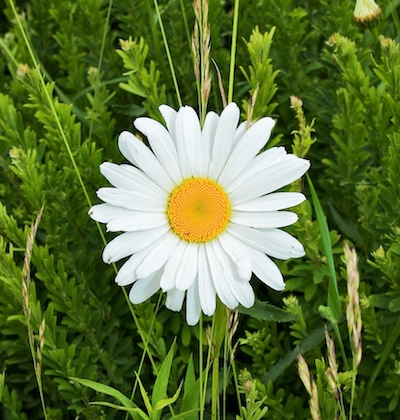
%> input picture Coursework02/Bo_Yuan_17017757/Image/flower.jpg, 400 x 420 px
$ octave Task05.m   (GNU Octave 9; MATLAB toolbox functions it lacks are replaced by stand-ins)
%> lines starting %> are read from the running program, lines starting %| are printed output that depends on the picture
### Coursework02/Bo_Yuan_17017757/compute1DIndex.m
function result = compute1DIndex(mask)

%create a matrix, its size is equal to the mask
[m,n] = size(mask);
matrix = zeros();

index = 1;

for i = 1:m
    for j = 1:n

        % if the point is the one which needs to compute (value is equal to 1)
        if mask(i,j) == 1

            % give the point a 1d index
            matrix(i,j) = index;

            index=index+1;
        end
    end
end

result = matrix;

end

### Coursework02/Bo_Yuan_17017757/constructEquation.m
function [A,b] = constructEquation(n,im_target,im_mask,lap,indexMatrix)
    %At most, there are 5 coefficients per row
    %
    coeff_num = 5;

    %create the sparse matrix to save memory
    A = spalloc(n, n, n*coeff_num);

    b = zeros(n,1);

    index = 0;

    for x=1:size(indexMatrix,1)
        for y=1:size(indexMatrix,2)

            if im_mask(x,y)==1

                index = index+1;
                A(index,index)=4; %the diagonal represent the current pixel

                %check the boundary
                if im_mask(x-1,y)==0 %known left pixel
                    b(index)=im_target(x-1,y); %add it to B
                else %unknown boundary
                    A(index,indexMatrix(x-1,y))=-1; %set its coefficient to -1
                end
                if im_mask(x+1,y)==0 %known right pixel
                    b(index)=b(index)+im_target(x+1,y); %add it to B
                else %unknown boundary
                    A(index,indexMatrix(x+1,y))=-1; %set its coefficient to -1
                end
                if im_mask(x,y-1)==0 %known bottom pixel
                    b(index)=b(index)+im_target(x,y-1); %add it to B
                else %unknown boundary
                    A(index,indexMatrix(x,y-1))=-1; %set its coefficient to -1
                end
                if im_mask(x,y+1)==0 %known top pixel
                    b(index)=b(index)+im_target(x,y+1); %add it to B
                else %unknown boundary
                    A(index,indexMatrix(x,y+1))=-1; %set its coefficient to -1
                end

                %update the B vector with the laplacian value

                b(index)=b(index)-lap(x,y);

            end

        end
    end

end

### Coursework02/Bo_Yuan_17017757/Task05.m
close all;
clear;
clc;

%% read image / convert the type to double
im_source   = imread('image/flower.jpg');
%> im_source is the input picture: size 420x400x3 uint8; mean R, G, B 93.9, 114.8, 56.6
gray = rgb2gray(im_source);
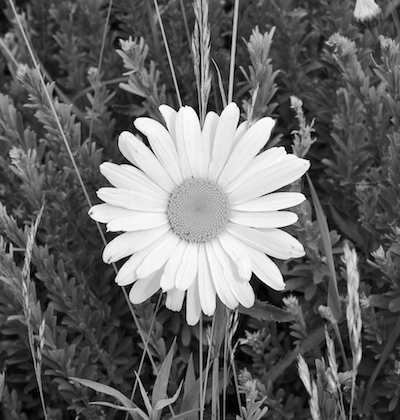
%> gray: size 420x400 uint8; min 0, max 254, mean 101.9
im_source = double(im_source);
%> im_source: size 420x400x3 double

im_target = cat(3,gray,gray,gray);

[rows, cols, channel] = size(im_source);
%> rows = 420; cols = 400; channel = 3


%% Polygon: define a polygon to set up a mask

polygon = [184,96;128,111;91,162;80,214;96,263;127,310;190,335;245,318;293,295;313,255;312,212;318,162;277,114;235,97];

x = polygon(:,1);
y = polygon(:,2);

% mask of source image
im_mask = poly2mask(x,y,rows,cols);

% find the number of unknown pixels based on the mask
n = size(find(im_mask==1),1);
%> n = 44158

%% create the laplacian mask for the second derivative of the source image
laplacian_mask = [0 1 0; 1 -4 1; 0 1 0];

%% output the image
im_out = im_target;

%> (the run ends here)
